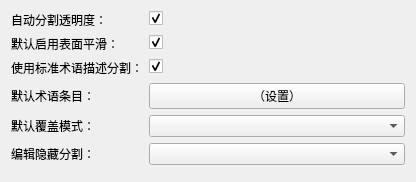
<ui version="4.0">
 <class>qSlicerSegmentationsSettingsPanel</class>
 <widget class="ctkSettingsPanel" name="qSlicerSegmentationsSettingsPanel">
  <property name="geometry">
   <rect>
    <x>0</x>
    <y>0</y>
    <width>416</width>
    <height>162</height>
   </rect>
  </property>
  <property name="windowTitle">
   <string>分割设置面板</string>
  </property>
  <layout class="QFormLayout" name="formLayout">
   <item row="0" column="0">
    <widget class="QLabel" name="AutoOpacitiesLabel">
     <property name="toolTip">
      <string>在从文件加载时自动设置分割的透明度，以避免一个分割遮挡另一个分割</string>
     </property>
     <property name="text">
      <string>自动分割透明度：</string>
     </property>
    </widget>
   </item>
   <item row="0" column="1">
    <widget class="QCheckBox" name="AutoOpacitiesCheckBox">
     <property name="toolTip">
      <string>自动设置分割的透明度，以避免一个分割遮挡另一个分割</string>
     </property>
     <property name="text">
      <string />
     </property>
     <property name="checked">
      <bool>true</bool>
     </property>
    </widget>
   </item>
   <item row="1" column="0">
    <widget class="QLabel" name="SurfaceSmoothingLabel">
     <property name="toolTip">
      <string>在新的分割中启用二进制标签图到封闭表面的转换时的表面平滑。平滑可以改善3D视图和导出模型的外观，但会显著减慢分割编辑的速度。</string>
     </property>
     <property name="text">
      <string>默认启用表面平滑：</string>
     </property>
    </widget>
   </item>
   <item row="1" column="1">
    <widget class="QCheckBox" name="SurfaceSmoothingCheckBox">
     <property name="toolTip">
      <string>在新的分割中启用二进制标签图到封闭表面的转换时的表面平滑。平滑可以改善3D视图和导出模型的外观，但会显著减慢分割编辑的速度。</string>
     </property>
     <property name="text">
      <string />
     </property>
     <property name="checked">
      <bool>true</bool>
     </property>
    </widget>
   </item>
   <item row="2" column="0">
    <widget class="QLabel" name="UseTerminologyLabel">
     <property name="toolTip">
      <string>如果启用，双击分割表中的分割名称或颜色将打开术语选择器。否则，名称和颜色可以直接编辑。默认情况下为真。</string>
     </property>
     <property name="text">
      <string>使用标准术语描述分割：</string>
     </property>
    </widget>
   </item>
   <item row="2" column="1">
    <widget class="QCheckBox" name="UseTerminologyCheckBox">
     <property name="toolTip">
      <string>如果启用，双击分割表中的分割名称或颜色将打开术语选择器。否则，名称和颜色可以直接编辑。默认情况下为真。注意：这适用于分割编辑器和分割模块中的分割表，但其他模块可能选择使用不受此复选框控制的自定义设置。</string>
     </property>
     <property name="text">
      <string />
     </property>
     <property name="checked">
      <bool>true</bool>
     </property>
    </widget>
   </item>
   <item row="3" column="0">
    <widget class="QLabel" name="label">
     <property name="toolTip">
      <string>该术语将作为默认值用于空分割中的新分割。</string>
     </property>
     <property name="text">
      <string>默认术语条目：</string>
     </property>
    </widget>
   </item>
   <item row="3" column="1">
    <widget class="ctkPushButton" name="EditDefaultTerminologyEntryPushButton">
     <property name="toolTip">
      <string>该术语将作为默认值用于空分割中的新分割。</string>
     </property>
     <property name="text">
      <string>（设置）</string>
     </property>
    </widget>
   </item>
   <item row="4" column="0">
    <widget class="QLabel" name="label_3">
     <property name="toolTip">
      <string>在其他分割区域的默认编辑模式。</string>
     </property>
     <property name="text">
      <string>默认覆盖模式：</string>
     </property>
    </widget>
   </item>
   <item row="4" column="1">
    <widget class="ctkComboBox" name="DefaultOverwriteModeComboBox">
     <property name="toolTip">
      <string>其他分割区域的默认编辑模式。</string>
     </property>
    </widget>
   </item>
   <item row="5" column="0">
    <widget class="QLabel" name="label_2">
     <property name="toolTip">
      <string>此选项控制当用户编辑当前不可见的分割时应用程序应如何处理。旨在防止对隐藏分割的无意更改。</string>
     </property>
     <property name="text">
      <string>编辑隐藏分割： </string>
     </property>
    </widget>
   </item>
   <item row="5" column="1">
    <widget class="ctkComboBox" name="AllowEditingHiddenSegmentComboBox">
     <property name="toolTip">
      <string>此选项控制当用户编辑当前不可见的分割时应用程序应如何处理。旨在防止对隐藏分割的无意更改。</string>
     </property>
    </widget>
   </item>
   <item row="6" column="0" colspan="2">
    <spacer name="verticalSpacer">
     <property name="orientation">
      <enum>Qt::Vertical</enum>
     </property>
     <property name="sizeHint" stdset="0">
      <size>
       <width>20</width>
       <height>40</height>
      </size>
     </property>
    </spacer>
   </item>
  </layout>
 </widget>
 <customwidgets>
  <customwidget>
   <class>ctkComboBox</class>
   <extends>QComboBox</extends>
   <header>ctkComboBox.h</header>
  </customwidget>
  <customwidget>
   <class>ctkPushButton</class>
   <extends>QPushButton</extends>
   <header>ctkPushButton.h</header>
  </customwidget>
  <customwidget>
   <class>ctkSettingsPanel</class>
   <extends>QWidget</extends>
   <header>ctkSettingsPanel.h</header>
   <container>1</container>
  </customwidget>
 </customwidgets>
 <resources />
 <connections />
</ui>
